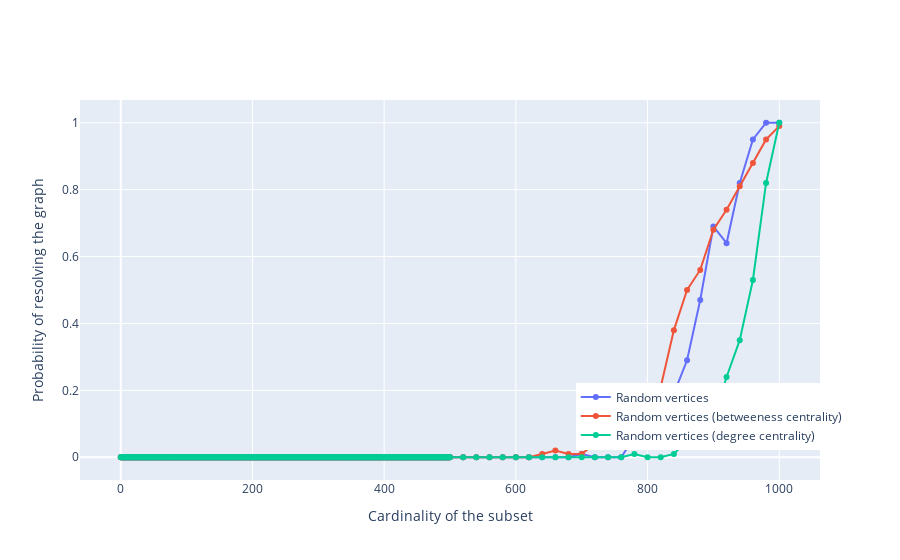

Source (notebook cell):
### Code cell
# Define your data
x = list(solutions_rand_gen.keys())
y = list(solutions_rand_gen.values())

#x1 = list(solutions2.keys())
#y1 = list(solutions2.values())

#x2 = list(solutions_prob_d.keys())
#y2 = list(solutions_prob_d.values())

x3 = list(solutions_prob_bc_gen.keys())
y3 = list(solutions_prob_bc_gen.values())

x4 = list(solutions_prob_dc_gen.keys())
y4 = list(solutions_prob_dc_gen.values())

#x5 = list(solutions_prob_so_fb.keys())
#y5 = list(solutions_prob_so_fb.values())

#x6 = list(solutions_prob_cc_fb.keys())
#y6 = list(solutions_prob_cc_fb.values())

#x7 = list(solutions_prob_ccc.keys())
#y7 = list(solutions_prob_ccc.values())

#x8 = list(solutions_prob_eigen_fb.keys())
#y8 = list(solutions_prob_eigen_fb.values())

# Define the trace for the scatter plot
trace = go.Scatter(x=x, y=y, mode='markers+lines', name='Random vertices')
#trace1 = go.Scatter(x=x1, y=y1, mode='markers+lines', name='Random vertices (with high degree)')
#trace2 = go.Scatter(x=x2, y=y2, mode='markers+lines', name='Random vertices (prop to degree)')
trace3 = go.Scatter(x=x3, y=y3, mode='markers+lines', name='Random vertices (betweeness centrality)')
trace4 = go.Scatter(x=x4, y=y4, mode='markers+lines', name='Random vertices (degree centrality)')
#trace5 = go.Scatter(x=x5, y=y5, mode='markers+lines', name='Random vertices (second_order_centrality)')
#trace6 = go.Scatter(x=x6, y=y6, mode='markers+lines', name='Random vertices (closness centrality)')
#trace7 = go.Scatter(x=x7, y=y7, mode='markers+lines', name='Random vertices (flow betweenness centrality)')
#trace8 = go.Scatter(x=x8, y=y8, mode='markers+lines', name='Random vertices (eigenvector centrality)')


# Define the trace for the vertical line
#vertical_line = go.Scatter(x=[tvalue_case_1_2_p_const(n, p), tvalue_case_1_2_p_const(n, p)], y=[0, 1], mode='lines', line=dict(color='red'), name=r'$\text{Theoretical value}$')
#vertical_line2 = go.Scatter(x=[f12(n, p), f12(n, p)], y=[0, 1], mode='lines', line=dict(color='red'), name='Theoritical value')

# Define the layout
layout = go.Layout(#title='Probability of resolving the graph as a function of the subset cardinality', 
                   #title_x=0.5,
                   xaxis=dict(title='Cardinality of the subset'), 
                   yaxis=dict(title='Probability of resolving the graph'),
                   legend=dict(x=0.67, y=0.08, orientation='v'))

# Combine the traces and layout into a figure
fig = go.Figure(data=[trace, trace3, trace4], layout=layout)

# Show the figure
fig.show()

### Figure 1 — Plotly figure (JSON) as saved in the notebook; plotly's stock layout.template omitted (floating-point values rounded to 4 significant figures; data arrays with more than 128 entries replaced by an {"elided": "..."} marker saying what was removed)
{"data": [{"mode": "markers+lines", "name": "Random vertices", "type": "scatter", "x": {"elided": "526 int values"}, "y": {"elided": "526 float values"}}, {"mode": "markers+lines", "name": "Random vertices (betweeness centrality)", "type": "scatter", "x": {"elided": "526 int values"}, "y": {"elided": "526 float values"}}, {"mode": "markers+lines", "name": "Random vertices (degree centrality)", "type": "scatter", "x": {"elided": "526 int values"}, "y": {"elided": "526 float values"}}], "layout": {"legend": {"orientation": "v", "x": 0.67, "y": 0.08}, "xaxis": {"title": {"text": "Cardinality of the subset"}}, "yaxis": {"title": {"text": "Probability of resolving the graph"}}}}
